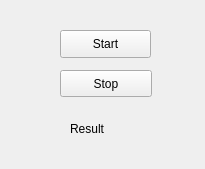
<?xml version="1.0" encoding="UTF-8"?>
<ui version="4.0">
 <class>MainWindow</class>
 <widget class="QMainWindow" name="MainWindow">
  <property name="geometry">
   <rect>
    <x>0</x>
    <y>0</y>
    <width>205</width>
    <height>169</height>
   </rect>
  </property>
  <property name="windowTitle">
   <string>MainWindow</string>
  </property>
  <widget class="QWidget" name="centralwidget">
   <widget class="QPushButton" name="btnStart">
    <property name="geometry">
     <rect>
      <x>60</x>
      <y>30</y>
      <width>91</width>
      <height>28</height>
     </rect>
    </property>
    <property name="text">
     <string>Start</string>
    </property>
   </widget>
   <widget class="QLabel" name="lblTime">
    <property name="geometry">
     <rect>
      <x>70</x>
      <y>120</y>
      <width>59</width>
      <height>17</height>
     </rect>
    </property>
    <property name="text">
     <string>Result</string>
    </property>
   </widget>
   <widget class="QPushButton" name="btnStop">
    <property name="geometry">
     <rect>
      <x>60</x>
      <y>70</y>
      <width>92</width>
      <height>27</height>
     </rect>
    </property>
    <property name="text">
     <string>Stop</string>
    </property>
   </widget>
  </widget>
 </widget>
 <resources/>
 <connections/>
</ui>
